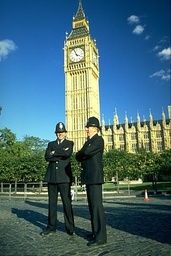
#> input picture kmeans/policemen.jpg, 171 x 256 px, shrunk from 321 x 481 before the run
$ python kmeansMetricsRunner.py
#> lines starting #> are read from the running program, lines starting #| are printed output that depends on the picture
### kmeans/kmeansAndMetrics.py
import numpy as np
from math import sqrt


def kmeans(data, num_of_clusters, max_iter, attempts=3):
    data_size = data.shape[0]
    attempt_results = []

    for attempt in range(attempts):
        random_pixel_indices = np.random.randint(data_size, size=num_of_clusters)
        centers = np.asarray(data[random_pixel_indices, :], dtype=np.float32)
        prev_centers = np.zeros((num_of_clusters, 3))

        closest_clusters = np.zeros(data_size)
        distances = np.zeros((data_size, num_of_clusters))

        cur_iter = 0
        cur_functional = 10_000

        while cur_functional and cur_iter < max_iter:
            prev_centers = np.copy(centers)

            for i in range(num_of_clusters):
                distances[:, i] = np.linalg.norm(data - centers[i], axis=1)
            closest_clusters = np.argmin(distances, axis=1)

            for i in range(num_of_clusters):
                centers[i] = np.mean(data[closest_clusters == i], axis=0)

            cur_iter += 1
            cur_functional = np.linalg.norm(centers - prev_centers)

        attempt_results.append((cur_functional, np.asarray(centers, dtype=np.uint16), closest_clusters))

    best_answer = (10_000, [], [])
    for attempt in attempt_results:
        if attempt[0] < best_answer[0]:
            best_answer = attempt
    return best_answer[1], best_answer[2]


def davies_bouldin_index(data, centers, closest_clusters, num_of_clusters):
    sqrt_variance = np.zeros(num_of_clusters, dtype=np.float32)
    for i in range(num_of_clusters):
        sqrt_variance[i] = sqrt(np.var(data[closest_clusters == i]))

    clusters_distance = np.zeros((num_of_clusters, num_of_clusters), dtype=np.float32)
    for i in range(num_of_clusters):
        for j in range(num_of_clusters - i):
            clusters_distance[i][j] = np.linalg.norm(centers[i] - centers[j])
            clusters_distance[j][i] = clusters_distance[i][j]

    db_between_clusters = np.zeros((num_of_clusters, num_of_clusters), dtype=np.float32)
    for i in range(num_of_clusters):
        for j in range(num_of_clusters - i):
            if i != j:
                db_between_clusters[i][j] = (sqrt_variance[i] + sqrt_variance[j]) / clusters_distance[i][j]
                db_between_clusters[j][i] = db_between_clusters[i][j]
            else:
                # prevent choosing db_between_clusters[i][i] in next step
                db_between_clusters[i][i] = -1

    max_between_clusters = np.max(db_between_clusters, axis=1)
    return np.sum(max_between_clusters) / num_of_clusters


def calinski_harabaz_index(data, centers, closest_clusters, num_of_clusters):
    data_size, _ = data.shape
    within_disp = np.sum([np.sum((data[closest_clusters == i] - centers[i]) ** 2)
                          for i in range(num_of_clusters)])
    mean = np.mean(data, axis=0)
    between_disp = np.sum([len(data[closest_clusters == i]) * ((centers[i] - mean) ** 2)
                           for i in range(num_of_clusters)])

    return between_disp / within_disp * (data_size - num_of_clusters) / (num_of_clusters - 1)


# [22 lines left out: functions count_tp_tn_fp_fn, rand_stat_fowlkes_mallows, not called in this run]

### kmeans/kmeansMetricsRunner.py
from PIL import Image
import numpy as np
import kmeansAndMetrics
from sys import maxsize
import matplotlib.pyplot as plt

cluster_range = range(2, 10)
number_of_tries = len(cluster_range)
iteration_number = 200

# inner criteria------------------------------------------------------------------------------


davies_bouldin_results = []
calinski_harabaz_results = []


for cluster_number in cluster_range:
    image = np.array(Image.open('policemen.jpg'))
#> image is the input picture: shape (256, 171, 3); mean R, G, B 68.7, 104.9, 115.3
    X = image.reshape((image.shape[0] * image.shape[1], image.shape[2]))
    centers, closest_clusters = kmeansAndMetrics.kmeans(X, cluster_number, iteration_number)
#> the loop in kmeans, `for attempt in range(attempts):` made 3 passes
#> after the loop in kmeans, `for attempt in range(attempts):`: attempt_results = 3 items
#> the loop in kmeans, `for attempt in attempt_results:` made 3 passes
#> centers = [[121, 164, 178], [38, 70, 79]]

    davies_bouldin = kmeansAndMetrics.davies_bouldin_index(X, centers, closest_clusters, cluster_number)
#> in davies_bouldin_index, `sqrt_variance = np.zeros(num_of_clusters, dtype=np.float32)`: sqrt_variance = [0, 0]
#> after the loop in davies_bouldin_index, `for i in range(num_of_clusters):`: sqrt_variance = [57.68, 40.27]
#> in davies_bouldin_index, `clusters_distance = np.zeros((num_of_clusters, num_of_clusters), dtype..`: clusters_distance = [[0, 0], [0, 0]]
#> after the loop in davies_bouldin_index, `for i in range(num_of_clusters):`: clusters_distance = [[0, 113352.3], [113352.3, 0]]
#> in davies_bouldin_index, `db_between_clusters = np.zeros((num_of_clusters, num_of_clusters), dty..`: db_between_clusters = [[0, 0], [0, 0]]
#> after the loop in davies_bouldin_index, `for i in range(num_of_clusters):`: db_between_clusters = [[-1, 0.000864], [0.000864, 0]]
#> in davies_bouldin_index, `max_between_clusters = np.max(db_between_clusters, axis=1)`: max_between_clusters = [0.000864, 0.000864]
#> davies_bouldin = 0.000864
    davies_bouldin_results.append(davies_bouldin)

    calinski_harabaz = kmeansAndMetrics.calinski_harabaz_index(X, centers, closest_clusters, cluster_number)
#> in calinski_harabaz_index, `within_disp = np.sum([np.sum((data[closest_clusters == i] - centers[i]..`: within_disp = 240492791
#> in calinski_harabaz_index, `mean = np.mean(data, axis=0)`: mean = [68.73, 104.9, 115.3]
#> in calinski_harabaz_index, `between_disp = np.sum([len(data[closest_clusters == i]) * ((centers[i]..`: between_disp = 258608395.3
#> calinski_harabaz = 47071.4
    calinski_harabaz_results.append(calinski_harabaz)


best_delta_k = maxsize
#> best_delta_k = 9223372036854775807
best_calinski_harabaz_cluster_number = -1

# count delta_k in Calinski-Harabaz index for (3..9) clusters
for index in range(1, number_of_tries - 1):
    delta_k = calinski_harabaz_results[index + 1] \
              - 2 * calinski_harabaz_results[index] \
              + calinski_harabaz_results[index - 1]

    if delta_k < best_delta_k:
        best_calinski_harabaz_cluster_number = index
        best_delta_k = delta_k

# remember about index shift, best_cluster_number = best_index + 2
best_calinski_harabaz_cluster_number += 2
best_davies_bouldin_cluster_number = np.argmin(davies_bouldin_results) + 2

image = np.array(Image.open('policemen.jpg'))
X = image.reshape((image.shape[0] * image.shape[1], image.shape[2]))
iteration_number = 200
best_cluster_number = (best_calinski_harabaz_cluster_number + best_davies_bouldin_cluster_number) // 2
centers, closest_clusters = kmeansAndMetrics.kmeans(X, best_cluster_number, iteration_number)

new_X = np.vstack([centers[i] for i in closest_clusters]).astype(np.uint8)
new_image = new_X.reshape(image.shape)
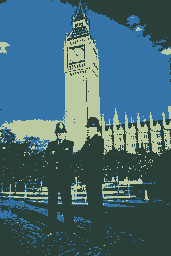
#> new_image: shape (256, 171, 3); mean R, G, B 68.3, 104.5, 114.6
output_image_file = str(best_cluster_number) + '_cluster_policemen_out.jpg'
Image.fromarray(new_image).save(output_image_file)
Image.fromarray(new_image, mode="RGB").save(output_image_file)


# outer criteria------------------------------------------------------------------------------


outer_criteria_data = 'outer_criteria_data.txt'
#> (the run stopped early here; a loop or call above may not have finished)
